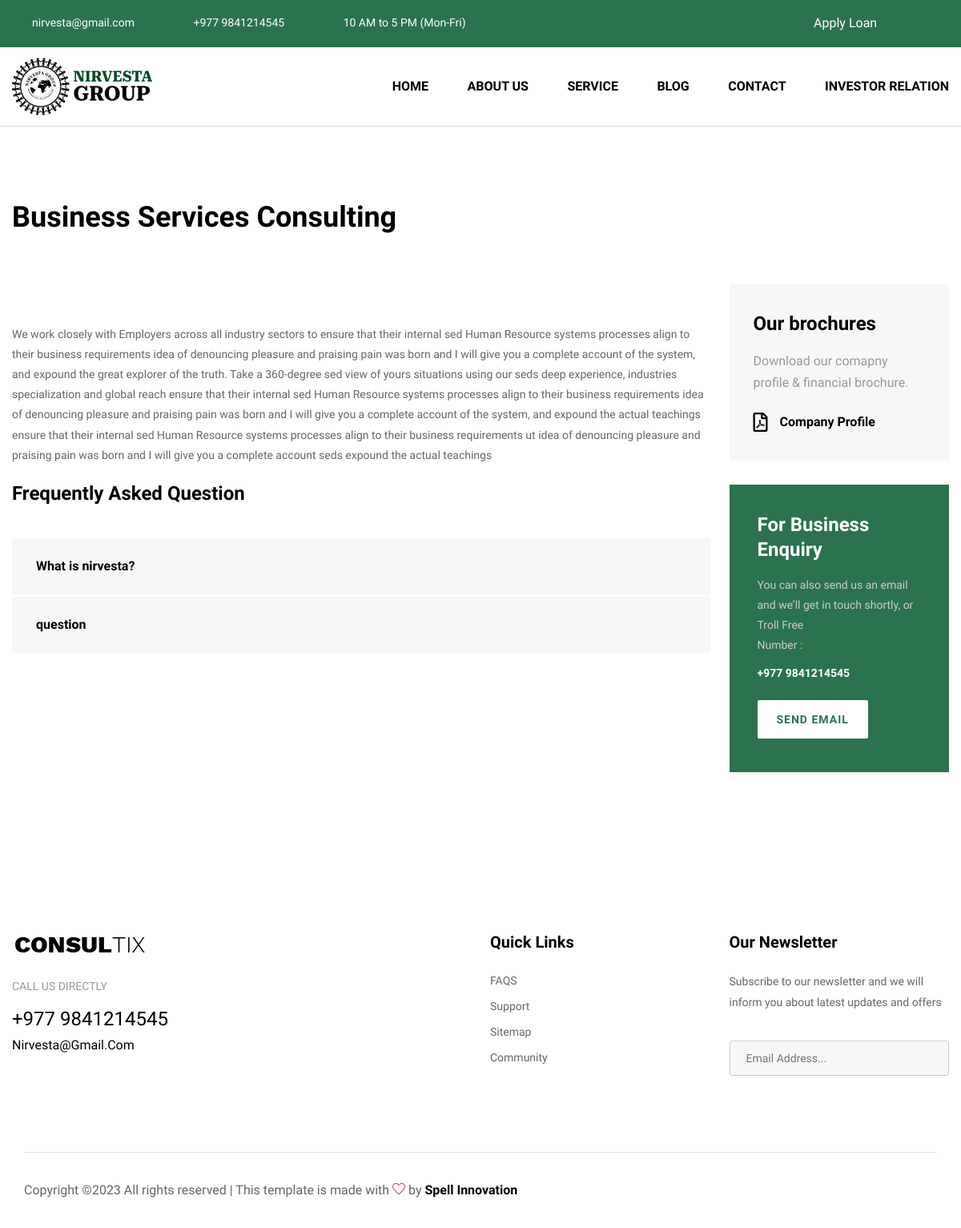
Screenshot of /service_detail/1 with the database file from the repository.
### features/models.py (models this page shows, shortened)
class CompanySetup(models.Model):
    data_set = models.TextField()
    logo = models.ImageField(upload_to="company_images")
    location = models.TextField()
    contact = models.TextField()
    email = models.TextField()
    opening_hours = models.TextField()
    no_of_clients = models.TextField()
    facebook_url = models.URLField()
    instagram_url = models.URLField()
    twitter_url = models.URLField()
    about_us_page_heading_text = models.TextField()
    about_us_page_content = models.TextField()
    mission = models.TextField()
    vision = models.TextField()
    company_profile_text = models.TextField()
    class Meta:
        verbose_name_plural = "01. Company Setup"

class Service(models.Model):
    title = models.TextField()
    description = models.TextField()
    icon = models.ImageField(upload_to='services')
    featured_image = models.ImageField(upload_to='services', null=True, blank=True)
    created = models.DateField(auto_now_add=True)
    class Meta:
        verbose_name_plural = "03. Services"

class Faqs(models.Model):
    question = models.TextField()
    answer = models.TextField()
    created = models.DateField(auto_now_add=True)
    class Meta:
        verbose_name_plural = "08. FAQs"

class Brochures(models.Model):
    name = models.TextField()
    file = models.FileField(upload_to="brochures")
    class Meta:
        verbose_name_plural = "09. Brochures"

### features/views.py (the view)
# urls.py: path('service_detail/<int:id>', views.service_detail, name="service_detail"),
def service_detail(request,id):
    service_data = Service.objects.get(id=id)
    faqs = Faqs.objects.all()
    files = Brochures.objects.all()
    if CompanySetup.objects.filter()[:1].exists():
        company = CompanySetup.objects.filter()[:1].get()
        context = {
            'company':company,
            'service_data':service_data,
            'faqs':faqs,
            'files':files,
        }
    else:
        context = {
            'service_data':service_data,
            'faqs':faqs,
            'files':files,
        }
    return render(request,'service_detail.html',context)

### templates/service_detail.html (shortened to what this page needs)
{% load static %}
{% include 'header.html' %}
    <div class="sidebar-page-container">
    	<div class="auto-container">
			<div class="service-title-box">
				<h2>{{service_data.title}}</h2>
			</div>
        	<div class="row clearfix">
                <div class="content-side col-lg-9 col-md-12 col-sm-12">
					<div class="service-detail">
						<div class="inner-box">
							<div class="lower-content">
								<p>{{service_data.description|safe}}</p>
								<div class="accordian-box">
									<h4>Frequently Asked Question</h4>
									<ul class="accordion-box">
										{% for faqs in faqs %}
										<li class="accordion block">
											<div class="acc-btn"><div class="icon-outer"><span class="icon icofont-plus"></span> <span class="icon icofont-minus"></span></div>{{faqs.question}}</div>
										</li>
										{% endfor %}
									</ul>
								</div>
							</div>
						</div>
					</div>
				</div>
                <div class="sidebar-side col-lg-3 col-md-12 col-sm-12">
                	<aside class="sidebar sticky-top">
                        <div class="sidebar-widget brochures-widget">
							<div class="widget-content">
								<h4>Our brochures</h4>
								<div class="text">Download our comapny profile & financial brochure.</div>
								<ul class="brochure-list">
									{% for files in files %}
									<li><a href="{{files.file.url}}"><span class="icon far fa-file-pdf"></span>{{files.name}}</a></li>
									{% endfor %}
								</ul>
							</div>
						</div>
                        <div class="sidebar-widget enquiry-widget">
							<div class="widget-content">
								<h4>For Business Enquiry</h4>
								<div class="text">You can also send us an email and we’ll get in touch shortly, or Troll Free</div>
								<div class="number">Number :<a href="tel:+91-00-700-6202">{{company.contact}}</a></div>
								<a href="{% url 'contact' %}" class="theme-btn btn-style-two"><span class="txt">Send Email</span></a>
							</div>
						</div>
					</aside>
				</div>
			</div>
		</div>
	</div>
	{% include 'footer.html' %}

### templates/header.html (shortened to what this page needs)
{% load static %}
<!DOCTYPE html>
<html lang="en-US">
<head>
<link href="{% static 'css/bootstrap.min.css'%}" rel="stylesheet">
<link href="{% static 'css/main.css'%}" rel="stylesheet">
<link href="{% static 'css/responsive.css'%}" rel="stylesheet">
</head>
<body>
<div class="page-wrapper">
    <header class="main-header style-three">
        <div class="header-top">
            <div class="auto-container">
                <div class="inner-container clearfix">
					<div class="top-left">
						<ul class="info-list">
							<li><a href="mailto:{{company.email}}"><span class="icon icofont-envelope"></span>{{company.email}}</a></li>
							<li><a href="tel:{{company.contact}}"><span class="icon icofont-phone"></span> {{company.contact}}</a></li>
							<li><a href="{% url 'contact' %}"><span class="icon icofont-clock-time"></span>{{company.opening_hours}}</a></li>
						</ul>
					</div>
                    <div class="top-right pull-right">
						<ul class="social-box">
							<li><a href="{% url 'apply_loan' %}" class="share">Apply Loan</a></li>
							<li><a href="{{company.twitter_url}}" class="icofont-twitter"></a></li>
							<li><a href="{{company.facebook_url}}" class="icofont-facebook"></a></li>
							<li><a href="{{company.instagram_url}}" class="icofont-instagram"></a></li>
						</ul>
                    </div>
                </div>
            </div>
        </div>
        <div class="header-upper">
        	<div class="auto-container">
            	<div class="inner-container clearfix">
                	<div class="pull-left logo-box">
                    	<div class="logo"><a href=" {% url 'home' %} "><img src="{{company.logo.url}}" alt="" title="" height="10"></a></div>
                    </div>
                   	<div class="nav-outer pull-right clearfix">
						<nav class="main-menu navbar-expand-md">
							<div class="navbar-collapse show collapse clearfix" id="navbarSupportedContent">
								<ul class="navigation clearfix">
									<li ><a href="{% url 'home' %}">Home</a></li>
									<li class="dropdown"><a href="#">About Us</a>
									</li>
									<li><a href="{% url 'services' %}">Service</a></li>
									<li><a href="{% url 'blogs' %}">Blog</a></li>
									<li><a href="{% url 'contact' %}">Contact</a></li>
									<li><a href="{% url 'login' %}">Investor Relation</a></li>
								</ul>
							</div>
						</nav>
					</div>
                </div>
            </div>
        </div>
    </header>

### templates/footer.html (shortened to what this page needs)
{% load static %}
<footer class="main-footer">
    <div class="auto-container">
        <div class="widgets-section">
            <div class="row clearfix">
                <div class="big-column col-lg-6 col-md-12 col-sm-6 col-12">
                    <div class="row clearfix">
                        <div class="footer-column col-lg-6 col-md-6 col-sm-12">
                            <div class="footer-widget logo-widget">
                                <div class="logo">
                                    <a href="index.html"><img src="images/logo.png" alt="" /></a>
                                </div>
                                <div class="call">
                                    Call us directly
                                    <a class="phone" href="tel:{{company.contact}}">{{company.contact}}</a>
                                    <a class="email" href="mailto:{{company.email}}">{{company.email}}</a>
                                </div>
                            </div>
                        </div>
                    </div>
                </div>
                <div class="big-column col-lg-6 col-md-12 col-sm-6 col-12">
                    <div class="row clearfix">
                        <div class="footer-column col-lg-6 col-md-6 col-sm-12">
                            <div class="footer-widget links-widget">
                                <h5>Quick Links</h5>
                                <ul class="list-link">
                                    <li><a href="">FAQS</a></li>
                                    <li><a href="">Support</a></li>
                                    <li><a href="">Sitemap</a></li>
                                    <li><a href="">Community</a></li>
                                </ul>
                            </div>
                        </div>
                        <div class="footer-column col-lg-6 col-md-6 col-sm-12">
                            <div class="footer-widget newsletter-widget">
                                <h5>Our Newsletter</h5>
                                <div class="text">Subscribe to our newsletter and we will inform you about latest updates and offers</div>
                                <div class="newsletter-form">
                                    <form method="post" action="contact.html">
                                        <div class="form-group">
                                            <input type="email" name="email" value="" placeholder="Email Address..." required>
                                            <button type="submit" class="theme-btn icofont-arrow-right"></button>
                                        </div>
                                    </form>
                                </div>
                            </div>
                        </div>
                    </div>
                </div>
            </div>
        </div>
        <div class="footer-bottom">
            <div class="auto-container">
                <div class="bottom-inner">
                    <div class="row clearfix">
                        <div class="col-lg-8 col-md-12 col-sm-12">
                            <div class="copyright">Copyright © All rights reserved | This template is made with <i class="icon-heart text-danger" aria-hidden="true"></i> by <a href="https://spellinnovation.com" target="_blank">Spell Innovation</a></div>
                        </div>
                        <div class="col-lg-4 col-md-12 col-sm-12">
                            <ul class="social-nav">
                                <li><a href="{{company.twitter_url}}" class="icofont-twitter"></a></li>
                                <li><a href="{{company.facebook_url}}" class="icofont-facebook"></a></li>
                                <li><a href="{{company.instagram_url}}" class="icofont-instagram"></a></li>
                            </ul>
                        </div>
                    </div>
                </div>
            </div>
        </div>
    </div>
</footer>
</div>
</body>
</html>

### rows the page displays
CompanySetup: email "nirvesta@gmail.com", contact "+977 9841214545", opening_hours "10 AM to 5 PM (Mon-Fri)", logo (picture), email "Nirvesta@gmail.com"
Service: title "Business Services Consulting", description "We work closely with Employers across all industry sectors to ensure that their internal sed Human Resource systems processes align to their business requirements idea of denouncing pleasure and praising pain was born and I will give you a complete account of the system, and expound the great explorer of the truth. Take a 360-degree sed view of yours situations using our seds deep experience, industries specialization and global reach ensure that their internal sed Human Resource systems processes align to their business requirements idea of denouncing pleasure and praising pain was born and I will give you a complete account of the system, and expound the actual teachings ensure that their…"
Faqs: question "What is nirvesta?"
Faqs: question "question"
Brochures: name "Company Profile"
